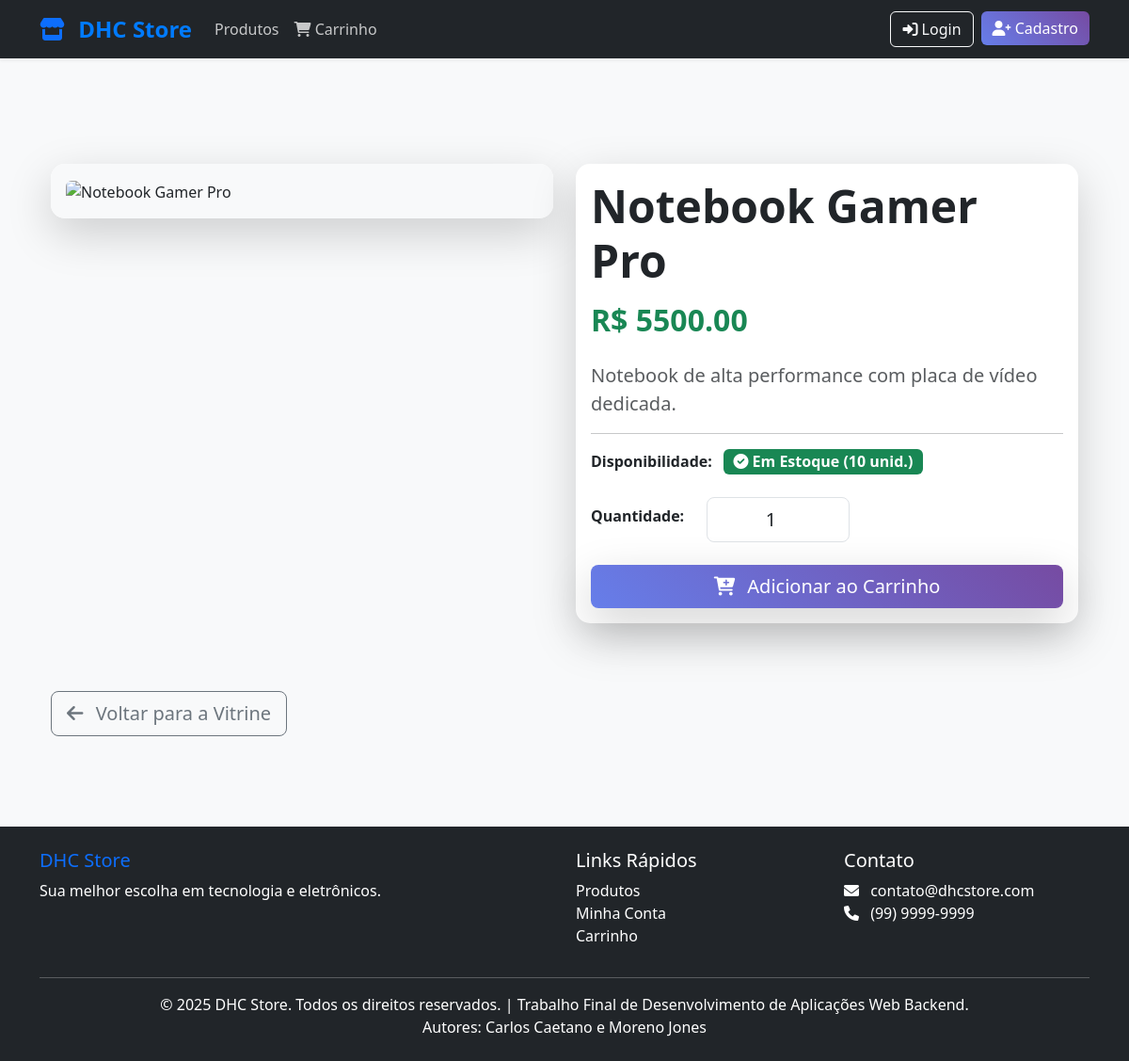
Screenshot of /produto/1 with the database file from the repository.
### app/models.py (models this page shows, shortened)
class Produto(db.Model):
    __tablename__ = 'produtos'
    id = db.Column(db.Integer, primary_key=True)
    nome = db.Column(db.String(120), nullable=False)
    descricao = db.Column(db.Text)
    preco = db.Column(db.Float, nullable=False)
    estoque = db.Column(db.Integer, default=0)
    data_criacao = db.Column(db.DateTime, default=datetime.utcnow)
    itens_pedido = db.relationship('ItemPedido', backref='produto', lazy=True, cascade='all, delete-orphan')
    itens_carrinho = db.relationship('CarrinhoCompras', backref='produto', lazy=True, cascade='all, delete-orphan')

### app/routes.py (the view)
@main_bp.route('/produto/<int:produto_id>')
def detalhes_produto(produto_id):
    produto = Produto.query.get_or_404(produto_id)
    return render_template('detalhes_produto.html', produto=produto)

### app/templates/detalhes_produto.html (shortened to what this page needs)
{% extends "base.html" %}
{% block content %}
<div class="container my-5">
    <div class="row">
        <div class="col-md-6 mb-4">
            <div class="card shadow-lg border-0 product-detail-card">
                <div class="product-image-container p-3">
                    <img src="{{ url_for('static', filename='img/produto_placeholder.png') }}"
                         class="img-fluid rounded"
                         alt="{{ produto.nome }}"
                         style="max-height: 450px; width: 100%; object-fit: cover;">
                </div>
            </div>
        </div>
        <div class="col-md-6 mb-4">
            <div class="card shadow-lg border-0 product-detail-card">
                <div class="card-body">
                    <h1 class="display-5 fw-bold mb-3">{{ produto.nome }}</h1>
                    <h2 class="text-success fw-bold mb-4">
                        R$ {{ "%.2f"|format(produto.preco) }}
                    </h2>
                    <p class="lead text-muted">{{ produto.descricao }}</p>
                    <hr>
                    <p class="mb-4">
                        <strong class="me-2">Disponibilidade:</strong>
                        {% if produto.estoque > 0 %}
                            <span class="badge bg-success fs-6">
                                <i class="fas fa-check-circle"></i> Em Estoque ({{ produto.estoque }} unid.)
                            </span>
                        {% else %}
                            <span class="badge bg-danger fs-6">
                                <i class="fas fa-times-circle"></i> Fora de Estoque
                            </span>
                        {% endif %}
                    </p>
                    {% if produto.estoque > 0 %}
                        <form method="POST" action="{{ url_for('main.adicionar_carrinho', produto_id=produto.id) }}" class="mt-4">
                            <div class="row align-items-center mb-4">
                                <div class="col-auto">
                                    <label for="quantidade" class="form-label fw-bold">Quantidade:</label>
                                </div>
                                <div class="col-4">
                                    <input type="number" class="form-control form-control-lg text-center"
                                           id="quantidade" name="quantidade" min="1"
                                           max="{{ produto.estoque }}" value="1" required>
                                </div>
                            </div>
                            <button type="submit" class="btn btn-primary btn-lg w-100 shadow-lg">
                                <i class="fas fa-cart-plus me-2"></i> Adicionar ao Carrinho
                            </button>
                        </form>
                    {% else %}
                        <button class="btn btn-secondary btn-lg w-100" disabled>
                            <i class="fas fa-ban me-2"></i> Produto Indisponível
                        </button>
                    {% endif %}
                </div>
            </div>
        </div>
    </div>
    <div class="row mt-5">
        <div class="col-12">
            <a href="{{ url_for('main.index') }}" class="btn btn-outline-secondary btn-lg">
                <i class="fas fa-arrow-left me-2"></i> Voltar para a Vitrine
            </a>
        </div>
    </div>
</div>
{% endblock %}

### app/static/css/style.css (style rules this page uses)
:root { --primary-color: #007bff; --secondary-color: #6c757d; --success-color: #28a745; --danger-color: #dc3545; --dark-color: #343a40; --light-color: #f8f9fa; }
body { display: flex; flex-direction: column; min-height: 100vh; background-color: var(--light-color); font-family: 'Segoe UI', Tahoma, Geneva, Verdana, sans-serif; }
.btn-primary { background-color: var(--primary-color); border-color: var(--primary-color); }

### app/templates/detalhes_produto.html (style rules this page uses)
.product-detail-card { border-radius: 15px; transition: box-shadow 0.3s ease; }
.product-image-container { background-color: #f8f9fa; border-radius: 15px; }
.btn-primary { background: linear-gradient(45deg, #667eea 0%, #764ba2 100%); border: none; transition: transform 0.2s ease; }

### rows the page displays
Produto: nome "Notebook Gamer Pro", preco "5500.00", descricao "Notebook de alta performance com placa de vídeo dedicada.", estoque "10"
